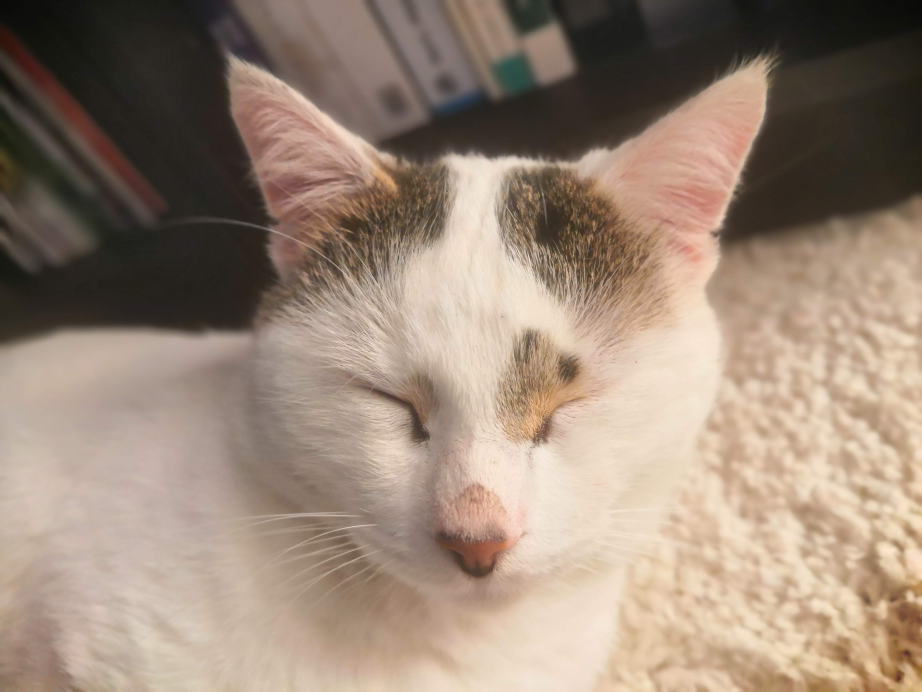
#> input picture cat.jpg, 4608 x 3456 px (shown at 1/5 size)
$ python argparse_example.py --input cat.jpg --output out.png
#> lines starting #> are read from the running program, lines starting #| are printed output that depends on the picture
### app.py
from typing import Tuple
from PIL import Image

def resize(input: str,  heigth: int, width: int, output: str) -> None:
#> called with input = 'cat.jpg', heigth = 256, width = 256, output = 'out.png'
    img = Image.open(input)
#> img is the input picture: PIL image 4608x3456 RGB; mean R, G, B 154.5, 135.3, 119.6
    img_resized = img.resize((width, heigth)).convert('RGB')
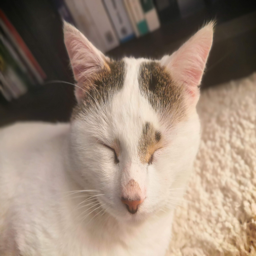
#> img_resized: PIL image 256x256 RGB; mean R, G, B 154.5, 135.3, 119.6
    img_resized.save(output, "JPEG")

### argparse_example.py
import argparse
from app import resize


parser = argparse.ArgumentParser(description='Resize an image.')
parser.add_argument("-i", "--input",
                    help="Input image path",
                    type=str,
                    required=True)
parser.add_argument("--heigth",
                    help="Height of the output image",
                    type=int,
                    default=256)
parser.add_argument("--width",
                    help="Width of the output image",
                    type=int,
                    default=256)
parser.add_argument("-o", "--output",
                    help="Output image path",
                    type=str,
                    required=True)


if __name__ == "__main__":
    cli_args = parser.parse_args()
    resize(cli_args.input, cli_args.heigth, cli_args.width, cli_args.output)


    """import inspect

    def log_parameters_of_caller():
        caller_frame = inspect.stack()[1].frame
        _, _, _, values = inspect.getargvalues(caller_frame)
        for item in values:
            print(f"{item}: {values[item]}")"""
